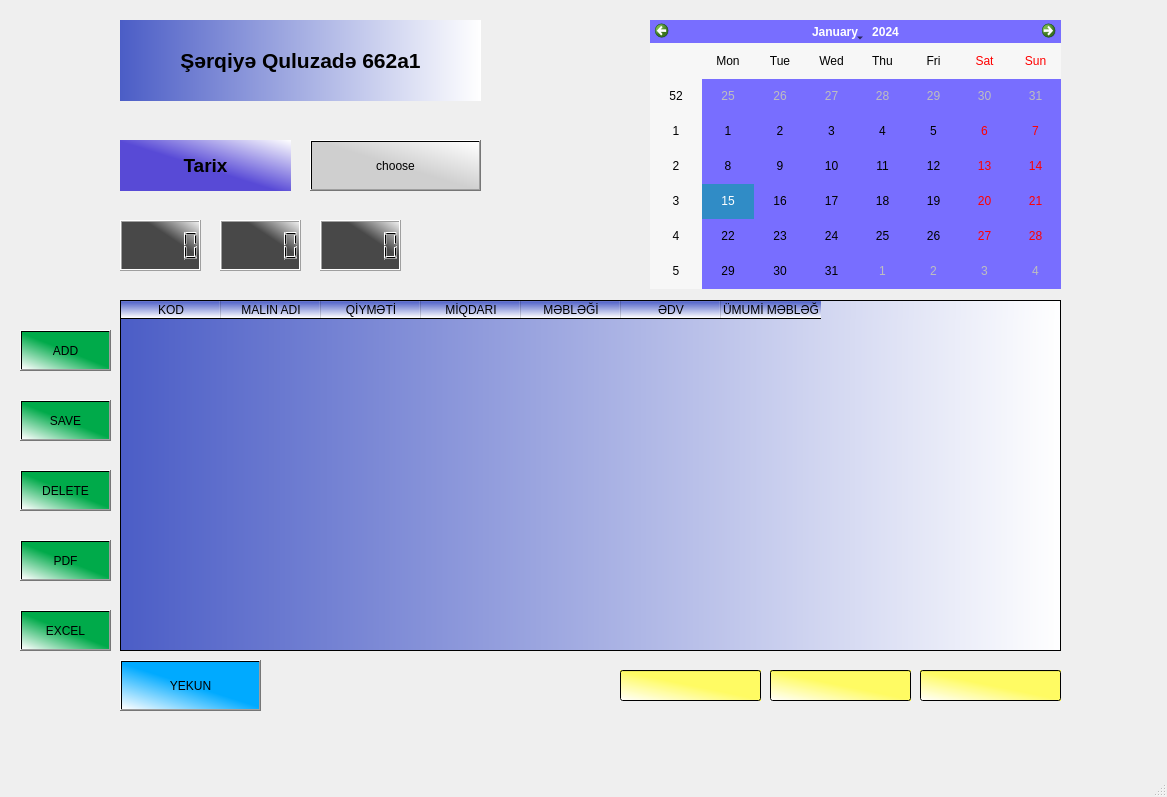
<?xml version="1.0" encoding="UTF-8"?>
<ui version="4.0">
 <class>MainWindow</class>
 <widget class="QMainWindow" name="MainWindow">
  <property name="geometry">
   <rect>
    <x>0</x>
    <y>0</y>
    <width>1167</width>
    <height>797</height>
   </rect>
  </property>
  <property name="minimumSize">
   <size>
    <width>1061</width>
    <height>756</height>
   </size>
  </property>
  <property name="windowTitle">
   <string>MainWindow</string>
  </property>
  <widget class="QWidget" name="centralwidget">
   <widget class="QPushButton" name="yekunButton">
    <property name="geometry">
     <rect>
      <x>120</x>
      <y>660</y>
      <width>141</width>
      <height>51</height>
     </rect>
    </property>
    <property name="styleSheet">
     <string notr="true">background-color: qlineargradient(spread:pad, x1:0.482697, y1:0.478, x2:0, y2:1, stop:0 rgba(0, 170, 255, 255), stop:1 rgba(255, 255, 255, 255));</string>
    </property>
    <property name="text">
     <string>YEKUN</string>
    </property>
   </widget>
   <widget class="QLineEdit" name="lineEdit6">
    <property name="geometry">
     <rect>
      <x>770</x>
      <y>670</y>
      <width>141</width>
      <height>31</height>
     </rect>
    </property>
    <property name="styleSheet">
     <string notr="true">background-color: qlineargradient(spread:pad, x1:0.482697, y1:0.478, x2:0, y2:1, stop:0 rgba(255, 251, 99, 255), stop:1 rgba(255, 255, 255, 255));</string>
    </property>
   </widget>
   <widget class="QLineEdit" name="lineEdit5">
    <property name="geometry">
     <rect>
      <x>620</x>
      <y>670</y>
      <width>141</width>
      <height>31</height>
     </rect>
    </property>
    <property name="styleSheet">
     <string notr="true">background-color: qlineargradient(spread:pad, x1:0.482697, y1:0.478, x2:0, y2:1, stop:0 rgba(255, 251, 99, 255), stop:1 rgba(255, 255, 255, 255));</string>
    </property>
   </widget>
   <widget class="QPushButton" name="deleteButton">
    <property name="geometry">
     <rect>
      <x>20</x>
      <y>470</y>
      <width>91</width>
      <height>41</height>
     </rect>
    </property>
    <property name="styleSheet">
     <string notr="true">background-color: qlineargradient(spread:pad, x1:0.482697, y1:0.478, x2:0, y2:1, stop:0 rgba(0, 170, 74, 255), stop:1 rgba(255, 255, 255, 255));</string>
    </property>
    <property name="text">
     <string>DELETE</string>
    </property>
   </widget>
   <widget class="QPushButton" name="pdfButton">
    <property name="geometry">
     <rect>
      <x>20</x>
      <y>540</y>
      <width>91</width>
      <height>41</height>
     </rect>
    </property>
    <property name="styleSheet">
     <string notr="true">background-color: qlineargradient(spread:pad, x1:0.482697, y1:0.478, x2:0, y2:1, stop:0 rgba(0, 170, 74, 255), stop:1 rgba(255, 255, 255, 255));</string>
    </property>
    <property name="text">
     <string>PDF</string>
    </property>
   </widget>
   <widget class="QLineEdit" name="lineEdit7">
    <property name="geometry">
     <rect>
      <x>920</x>
      <y>670</y>
      <width>141</width>
      <height>31</height>
     </rect>
    </property>
    <property name="styleSheet">
     <string notr="true">background-color: qlineargradient(spread:pad, x1:0.482697, y1:0.478, x2:0, y2:1, stop:0 rgba(255, 251, 99, 255), stop:1 rgba(255, 255, 255, 255));
</string>
    </property>
   </widget>
   <widget class="QTableWidget" name="tableWidget">
    <property name="geometry">
     <rect>
      <x>120</x>
      <y>300</y>
      <width>941</width>
      <height>351</height>
     </rect>
    </property>
    <property name="styleSheet">
     <string notr="true">background-color: qlineargradient(spread:pad, x1:0, y1:0, x2:1, y2:0, stop:0 rgba(75, 93, 198, 255), stop:1 rgba(255, 255, 255, 255));</string>
    </property>
    <column>
     <property name="text">
      <string>KOD</string>
     </property>
    </column>
    <column>
     <property name="text">
      <string>MALIN ADI</string>
     </property>
    </column>
    <column>
     <property name="text">
      <string>QİYMƏTİ</string>
     </property>
    </column>
    <column>
     <property name="text">
      <string>MİQDARI</string>
     </property>
    </column>
    <column>
     <property name="text">
      <string>MƏBLƏĞİ</string>
     </property>
    </column>
    <column>
     <property name="text">
      <string>ƏDV</string>
     </property>
    </column>
    <column>
     <property name="text">
      <string>ÜMUMİ MƏBLƏĞ</string>
     </property>
    </column>
   </widget>
   <widget class="QPushButton" name="addButton">
    <property name="geometry">
     <rect>
      <x>20</x>
      <y>330</y>
      <width>91</width>
      <height>41</height>
     </rect>
    </property>
    <property name="styleSheet">
     <string notr="true">background-color: qlineargradient(spread:pad, x1:0.482697, y1:0.478, x2:0, y2:1, stop:0 rgba(0, 170, 74, 255), stop:1 rgba(255, 255, 255, 255));</string>
    </property>
    <property name="text">
     <string>ADD</string>
    </property>
   </widget>
   <widget class="QPushButton" name="saveButton">
    <property name="geometry">
     <rect>
      <x>20</x>
      <y>400</y>
      <width>91</width>
      <height>41</height>
     </rect>
    </property>
    <property name="styleSheet">
     <string notr="true">background-color: qlineargradient(spread:pad, x1:0.482697, y1:0.478, x2:0, y2:1, stop:0 rgba(0, 170, 74, 255), stop:1 rgba(255, 255, 255, 255));</string>
    </property>
    <property name="text">
     <string>SAVE</string>
    </property>
   </widget>
   <widget class="QPushButton" name="excelButton">
    <property name="geometry">
     <rect>
      <x>20</x>
      <y>610</y>
      <width>91</width>
      <height>41</height>
     </rect>
    </property>
    <property name="styleSheet">
     <string notr="true">background-color: qlineargradient(spread:pad, x1:0.482697, y1:0.478, x2:0, y2:1, stop:0 rgba(0, 170, 74, 255), stop:1 rgba(255, 255, 255, 255));</string>
    </property>
    <property name="text">
     <string>EXCEL</string>
    </property>
   </widget>
   <widget class="QCalendarWidget" name="calendarWidget">
    <property name="geometry">
     <rect>
      <x>650</x>
      <y>20</y>
      <width>411</width>
      <height>269</height>
     </rect>
    </property>
    <property name="styleSheet">
     <string notr="true">background-color: rgb(120, 110, 255);</string>
    </property>
   </widget>
   <widget class="QLabel" name="ad">
    <property name="geometry">
     <rect>
      <x>120</x>
      <y>20</y>
      <width>361</width>
      <height>81</height>
     </rect>
    </property>
    <property name="styleSheet">
     <string notr="true">background-color: qlineargradient(spread:pad, x1:0, y1:0, x2:1, y2:0, stop:0 rgba(75, 93, 198, 255), stop:1 rgba(255, 255, 255, 255));
</string>
    </property>
    <property name="text">
     <string>&lt;!DOCTYPE HTML PUBLIC &quot;-//W3C//DTD HTML 4.0//EN&quot; &quot;http://www.w3.org/TR/REC-html40/strict.dtd&quot;&gt;
&lt;html&gt;&lt;head&gt;&lt;meta name=&quot;qrichtext&quot; content=&quot;1&quot; /&gt;&lt;style type=&quot;text/css&quot;&gt;
p, li { white-space: pre-wrap; }
&lt;/style&gt;&lt;/head&gt;&lt;body style=&quot; font-family:'MS Shell Dlg 2'; font-size:8pt; font-weight:400; font-style:normal;&quot;&gt;
&lt;p align=&quot;center&quot; style=&quot; margin-top:12px; margin-bottom:12px; margin-left:0px; margin-right:0px; -qt-block-indent:0; text-indent:0px;&quot;&gt;&lt;span style=&quot; font-size:16pt; font-weight:600; color:#000000;&quot;&gt;Şərqiyə Quluzadə 662a1&lt;/span&gt;&lt;/p&gt;&lt;/body&gt;&lt;/html&gt;</string>
    </property>
   </widget>
   <widget class="QLCDNumber" name="Lcd1">
    <property name="geometry">
     <rect>
      <x>120</x>
      <y>220</y>
      <width>81</width>
      <height>51</height>
     </rect>
    </property>
    <property name="styleSheet">
     <string notr="true">background-color: qlineargradient(spread:pad, x1:0.627, y1:0.353, x2:1, y2:0, stop:0 rgba(72, 72, 72, 255), stop:1 rgba(255, 255, 255, 255));</string>
    </property>
   </widget>
   <widget class="QLCDNumber" name="Lcd2">
    <property name="geometry">
     <rect>
      <x>220</x>
      <y>220</y>
      <width>81</width>
      <height>51</height>
     </rect>
    </property>
    <property name="styleSheet">
     <string notr="true">background-color: qlineargradient(spread:pad, x1:0.627, y1:0.353, x2:1, y2:0, stop:0 rgba(72, 72, 72, 255), stop:1 rgba(255, 255, 255, 255));</string>
    </property>
   </widget>
   <widget class="QLCDNumber" name="Lcd3">
    <property name="geometry">
     <rect>
      <x>320</x>
      <y>220</y>
      <width>81</width>
      <height>51</height>
     </rect>
    </property>
    <property name="styleSheet">
     <string notr="true">background-color: qlineargradient(spread:pad, x1:0.627, y1:0.353, x2:1, y2:0, stop:0 rgba(72, 72, 72, 255), stop:1 rgba(255, 255, 255, 255));</string>
    </property>
   </widget>
   <widget class="QLabel" name="label">
    <property name="geometry">
     <rect>
      <x>120</x>
      <y>140</y>
      <width>171</width>
      <height>51</height>
     </rect>
    </property>
    <property name="styleSheet">
     <string notr="true">background-color: rgb(131, 115, 255);
background-color: qlineargradient(spread:pad, x1:0.457846, y1:0.512, x2:1, y2:0, stop:0 rgba(88, 74, 214, 255), stop:1 rgba(255, 255, 255, 255));</string>
    </property>
    <property name="text">
     <string>&lt;html&gt;&lt;head/&gt;&lt;body&gt;&lt;p align=&quot;center&quot;&gt;&lt;span style=&quot; font-size:14pt; font-weight:600;&quot;&gt;Tarix&lt;/span&gt;&lt;/p&gt;&lt;/body&gt;&lt;/html&gt;</string>
    </property>
   </widget>
   <widget class="QToolButton" name="toolButton">
    <property name="geometry">
     <rect>
      <x>310</x>
      <y>140</y>
      <width>171</width>
      <height>51</height>
     </rect>
    </property>
    <property name="styleSheet">
     <string notr="true">background-color: qlineargradient(spread:pad, x1:0.482697, y1:0.478, x2:1, y2:0, stop:0 rgba(207, 207, 207, 255), stop:1 rgba(255, 255, 255, 255));</string>
    </property>
    <property name="text">
     <string>choose</string>
    </property>
   </widget>
  </widget>
  <widget class="QMenuBar" name="menubar">
   <property name="geometry">
    <rect>
     <x>0</x>
     <y>0</y>
     <width>1167</width>
     <height>26</height>
    </rect>
   </property>
  </widget>
  <widget class="QStatusBar" name="statusbar"/>
 </widget>
 <resources/>
 <connections/>
</ui>
